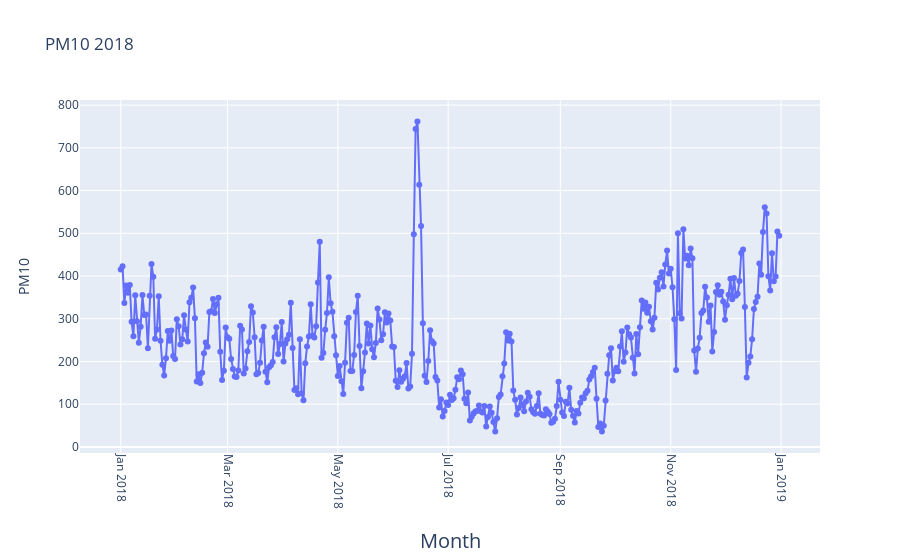

Notebook cell for this chart:
### Code cell
#2018
fig = go.Figure(go.Scatter(
    mode = "lines+markers",
    y = aqi_level_18.iloc[:,2],
    x = aqi_level_18.iloc[:,1]))
fig.update_xaxes(
        tickangle = 90,
        title_text = "Month",
        title_font = {"size": 20},
        title_standoff = 25)

fig.update_yaxes(
        title_text = "PM10",
        title_standoff = 25)
fig.update_layout(title_text="PM10 2018")

fig.show()

### Figure 1 — Plotly figure (JSON) as saved in the notebook; plotly's stock layout.template omitted (floating-point values rounded to 4 significant figures; data arrays with more than 128 entries replaced by an {"elided": "..."} marker saying what was removed)
{"data": [{"mode": "lines+markers", "type": "scatter", "x": {"elided": "365 str values"}, "y": {"elided": "365 float values"}}], "layout": {"title": {"text": "PM10 2018"}, "xaxis": {"tickangle": 90, "title": {"font": {"size": 20}, "standoff": 25, "text": "Month"}}, "yaxis": {"title": {"standoff": 25, "text": "PM10"}}}}
